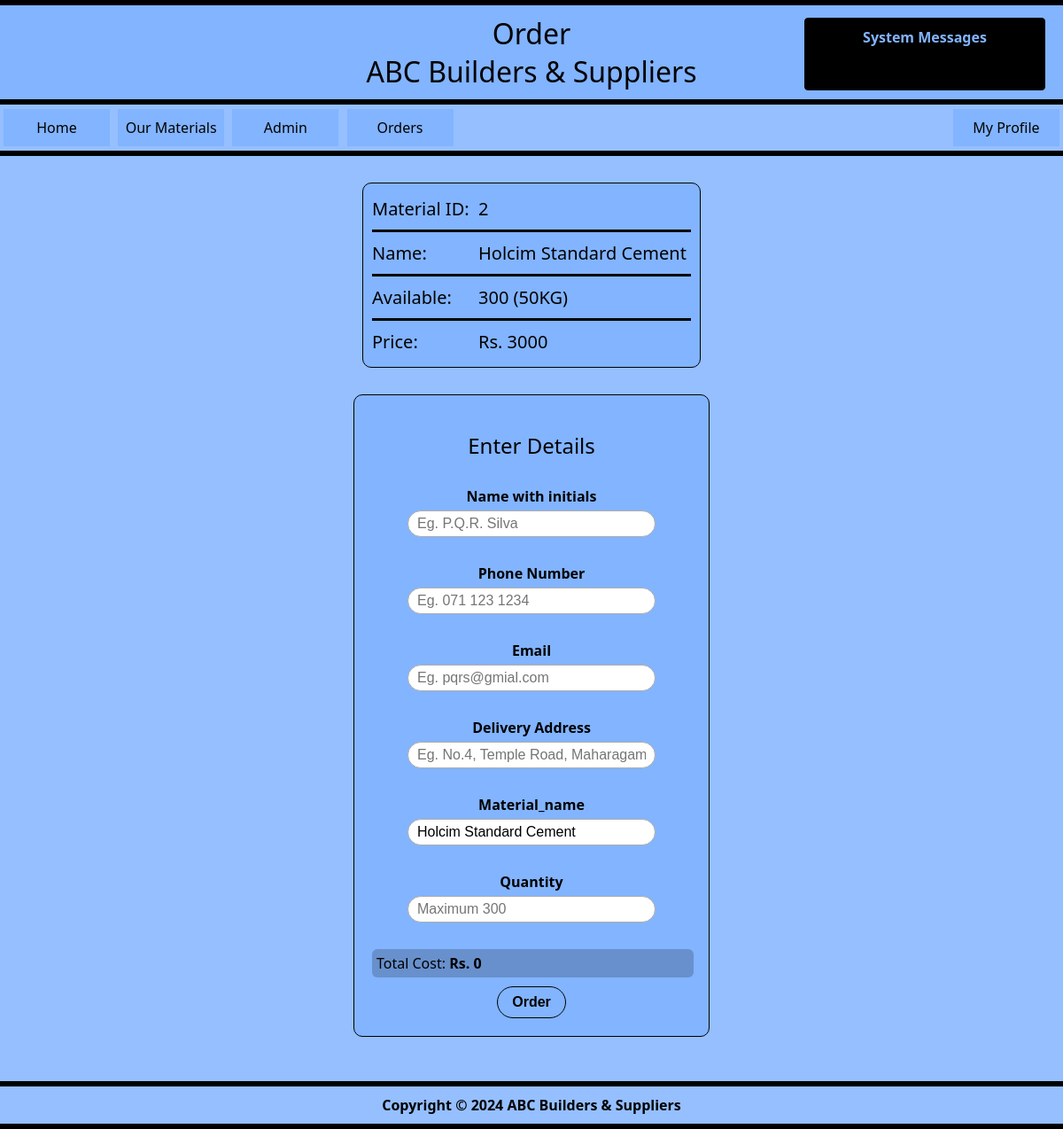
Screenshot of /order.php?id=2 (signed in) with the database file from the repository.
### tables this page shows
CREATE TABLE IF NOT EXISTS `materials` (
  `material_id` int NOT NULL AUTO_INCREMENT,
  `category_id` int NOT NULL,
  `material_name` varchar(60) NOT NULL,
  `buy_price` int NOT NULL,
  `price` int NOT NULL,
  `added_date` date NOT NULL,
  `quantity` int NOT NULL DEFAULT '0',
  `img_ext` varchar(6) NOT NULL,
  PRIMARY KEY (`material_id`)
);

CREATE TABLE IF NOT EXISTS `material_category` (
  `category_id` int NOT NULL AUTO_INCREMENT,
  `category_name` varchar(60) NOT NULL,
  `quantity_all` int NOT NULL,
  `unit` varchar(10) NOT NULL,
  `extension` varchar(6) NOT NULL,
  PRIMARY KEY (`category_id`)
);

### order.php (the view, shortened to what this page needs)
<?php
$show_profile = "none";
$is_admin = false;
$id = 0;
if (isset($_SESSION['id'])) {
    $show_profile = "block";
    $id = $_SESSION['id'];
    require_once('connect.php');
    $sql = "SELECT username, role
            FROM users
            WHERE id = " . $id . ";";
    $result = mysqli_query($connection, $sql);
    $row = $result -> fetch_assoc();
    $role = $row['role'];
    if ($role == 'admin') {
        $is_admin = true;
    }
}
else{
    header('Location: ./#login_form');
}
?>
<html>
<head>
    <link rel="stylesheet" href="./styles/main.css">
</head>
<body>
    <hr />
    <h1 id="header">Order<br />ABC Builders & Suppliers</h1>
    <hr />
    <div id="system_msg">
            <strong>System Messages</strong>
        </div>
    <nav>
        <a style="margin-left: 4px;" href="./">Home</a>
        <a href="materials.php">Our Materials</a>
        <?php
                if ($is_admin === true) {
                    echo "<a href=\"admin_panel.php\">Admin</a> <a href=\"handle_orders.php\">Orders</a>";
                }
                elseif(isset($role)){
                    echo "<a href=\"my_orders.php\">My Orders</a>";
                }
            ?>
        <a class="log_link" href="profile.php?id=<?php echo $id; ?>" style="display: <?php echo $show_profile ?>;">My Profile</a>
    </nav>
    <hr />
    <?php
        $sql = "SELECT material_name, quantity, category_id, price
                FROM materials
                WHERE material_id = ".$_GET['id'].";";
        $result = mysqli_query($connection, $sql);
        $row = $result -> fetch_assoc();
        $mat_name = $row['material_name'];
        $mat_quantity = $row['quantity'];
        $cat_id = $row['category_id'];
        $price =$row['price'];
        $sql = "SELECT unit
                FROM material_category
                WHERE category_id = ".$cat_id.";";
        $result = mysqli_query($connection, $sql);
        $row = $result -> fetch_assoc();
        $unit = $row['unit'];
    ?>
    <div id="profile_content">
        <div><span class="key">Material ID: </span><span class="value"><?php echo $_GET['id']; ?></span></div>
        <hr style="height: 1px;" />
        <div><span class="key">Name: </span><span class="value"><?php echo $mat_name; ?></span> </div>
        <hr style="height: 1px;" />
        <div><span class="key">Available: </span><span class="value"><?php echo $mat_quantity . " " . $unit;  ?></span> </div>
        <hr style="height: 1px;" />
        <div><span class="key">Price: </span><span class="value">Rs. <?php echo $price; ?></span> </div>
    </div>
    <?php
        $sql = "SELECT email
                FROM users
                WHERE id = ".$id.";";
        $result = mysqli_query($connection, $sql);
        $row = $result -> fetch_assoc();
        $email = $row['email'];
    ?>
    <form action="./process/ordering.php" id="" class="forms" method="post">
        <h2 class="header_2">Enter Details</h2>
        <div class="input_div">
            <label for="o_name">Name with initials</label>
            <input type="text" name="o_name" placeholder="Eg. P.Q.R. Silva" required />
        </div>
        <div class="input_div">
            <label for="o_phone">Phone Number</label>
            <input type="text" name="o_phone" placeholder="Eg. 071 123 1234" required />
        </div>
        <div class="input_div">
            <label for="o_email">Email</label>
            <input type="email" name="o_email" placeholder="Eg. pqrs@gmial.com" value="<?php echo $email; ?>" readonly>
        </div>
        <div class="input_div">
            <label for="o_address">Delivery Address</label>
            <input type="text" name="o_address" placeholder="Eg. No.4, Temple Road, Maharagama." required>
        </div>
        <div class="input_div">
            <label for="o_mat_name">Material_name</label>
            <input type="text" name="o_mat_name" value="<?php echo $mat_name; ?>" readonly />
        </div>
        <div class="input_div">
            <label for="o_quantity">Quantity</label>
            <input type="number" max="<?php echo $mat_quantity; ?>" placeholder="Maximum <?php echo $mat_quantity; ?>" name="o_quantity" id="o_quantity" oninput="total();" />
        </div>
        <div class="dark_msg" style="margin-bottom: 10px;">
            Total Cost: <strong id="display_price"></strong>
        </div>
        <input type="submit" name="change_pass" value="Order" class="send_button" />
    </form>
    <footer>
        <hr />
        <strong>Copyright &copy; 2024 ABC Builders & Suppliers</strong>
        <hr />
    </footer>
</body>
</html>

### styles/main.css (style rules this page uses)
body { background-color: #95bfff; margin: 0; font-family:'Segoe UI', Tahoma, Geneva, Verdana, sans-serif; }
#header { padding: 10px 25%; margin: 0; text-align: center; background-color: #82b4ff; font-weight: 400; }
hr { margin: 0; height: 4px; background-color: #000; border: #000 solid 1px; }
nav a { display: inline-block; padding: 10px 0px; text-align: center; width: 120px; font-size: 16px; text-decoration: none; color: #000; font-weight: 500; margin: 5px 2.5px; background-color: #82b4ff; transition: 0.4s; }
.log_link { float: right; margin-right: 4px; }
.forms { width: 360px; margin: 0 auto; margin-top: 30px; background-color: #82b4ff; border: #000 solid 1px; border-radius: 10px; padding: 20px; }
.header_2 { text-align: center; font-weight: 400; }
.input_div { margin: 30px 0px; }
.input_div label { display: block; text-align: center; font-size: 16px; font-weight: 600; }
.input_div input { display: block; margin: auto; width: 280px; height: 30px; margin-top: 5px; font-size: 16px; outline: none; border: #adadad solid 1px; padding-left: 10px; padding-right: 10px; border-radius: 40px; }
.send_button { display: block; margin: auto; font-size: 16px; padding: 8px 16px; font-weight: bold; border: #000 solid 1px; border-radius: 20px; background-color: #82b4ff; color: #000; cursor: pointer; transition: 0.4s; }
footer { margin-top: 50px; }
footer strong { display: block; text-align: center; padding: 10px; }
#system_msg { position: fixed; text-align: center; top: 20px; right: 20px; border: #000 solid 1px; border-radius: 4px; padding: 10px; width: 250px; height: 60px; background-color: #000; color: #82b4ff; }
#profile_content { width: 360px; margin: auto; margin-top: 30px; font-size: 20px; font-weight: 500; border: #000 solid 1px; padding: 5px 10px; border-radius: 10px; background-color: #82b4ff; }
#profile_content div { margin: 10px auto; }
#profile_content .key { display: inline-block; width: 120px; }
.dark_msg { width: 98%; background-color: #00000033; margin: auto; margin-top: 10px; padding: 5px; border-radius: 6px; }

### rows the page displays
materials: material_name "Holcim Standard Cement", quantity "300", price "3000", o_mat_name "Holcim Standard Cement", o_quantity "Maximum 300"
material_category: unit "(50KG)"

### other values shown
$_GET['id'] "2"
